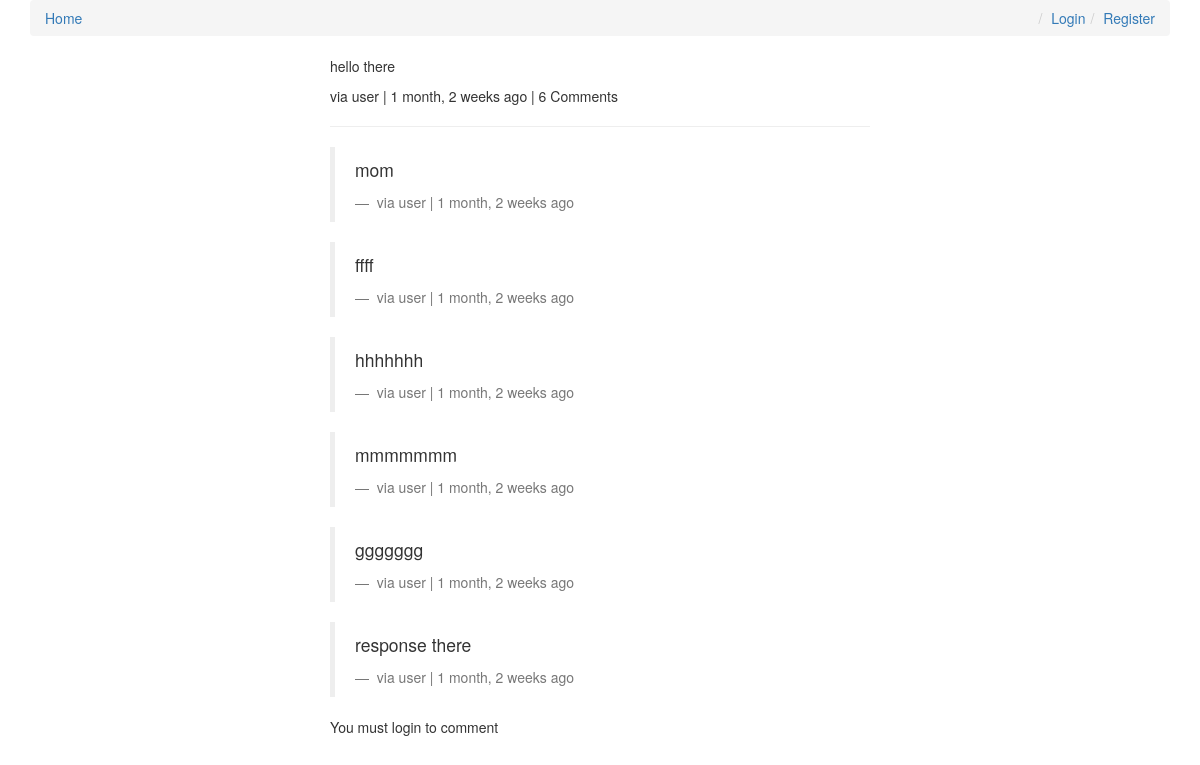
The page /comments/4/ on the database its author committed.
### comments/models.py (models this page shows, shortened)
class Comment(models.Model):
    user = models.ForeignKey(settings.AUTH_USER_MODEL, default=1)
    content_type = models.ForeignKey(ContentType, on_delete=models.CASCADE, null=True)
    object_id = models.PositiveIntegerField(null=True)
    content_object = GenericForeignKey('content_type', 'object_id')
    parent = models.ForeignKey('self', null=True, blank=True)
    content = models.TextField()
    timestamp = models.DateTimeField(auto_now_add=True)
    objects = CommentManager()
    class Meta:
        ordering = ['-timestamp']
    def children(self):
        return Comment.objects.filter(parent=self)
    @property
    def is_parent(self):
        if self.parent is not None:
            return False
        return True

### comments/views.py (the view, shortened to what this page needs)
# urls.py: url(r'^(?P<id>\d+)/$', comment_thread, name='thread'),
def comment_thread(request, id):
    try:
        obj = Comment.objects.get(id=id)
    except:
        raise Http404
    if not obj.is_parent:
        obj = obj.parent
    initial_data = {
        "content_type": obj.content_type,
        "object_id": obj.object_id
    }
    form = CommentForm(request.POST or None, initial=initial_data)
    print(form.errors)
    context = {
        "comment": obj,
        "form": form,
    }
    return render(request, "comment_thread.html", context)

### templates/comment_thread.html (shortened to what this page needs)
{% extends "base.html" %}
{% load urlify %}
{% load crispy_forms_tags %}
{% block content %}
    <div class='col-sm-6 col-sm-offset-3'>
        <p>
            {{ comment.content }}
        </p>
        <footer>
            via {{ comment.user }} | {{ comment.timestamp|timesince }} ago
            |
            {% with nb_comments=comment.children.count %}
                {{ nb_comments }} Comment{{nb_comments|pluralize}}
            {% endwith %}
        </footer>
        <hr/>
        <div>
            {% for child_comment in comment.children %}
                <blockquote>
                    <p>{{ child_comment.content }}</p>
                    <footer>
                        via {{ child_comment.user }} | {{ child_comment.timestamp|timesince }} ago
                    </footer>
                </blockquote>
            {% endfor %}
            {% if request.user.is_authenticated %}
                <form method="POST" action=".">
                    {% csrf_token %}
                    {{ form|crispy }}
                    <input type="hidden" name="parent_id" value="{{ comment.id }}" />
                    <input type="submit" value="Reply" class="btn btn-default" />
                </form>
            {% else %}
                <p>You must login to comment</p>
            {% endif %}
        </div>
    </div>
{% endblock content %}

### rows shown on the page
Comment: content "hello there", user "user", timestamp "1 month, 2 weeks"
Comment: content "mom", user "user", timestamp "1 month, 2 weeks"
Comment: content "ffff", user "user", timestamp "1 month, 2 weeks"
Comment: content "hhhhhhh", user "user", timestamp "1 month, 2 weeks"
Comment: content "mmmmmmm", user "user", timestamp "1 month, 2 weeks"
Comment: content "ggggggg", user "user", timestamp "1 month, 2 weeks"
Comment: content "response there", user "user", timestamp "1 month, 2 weeks"

### other values the page prints
{{ nb_comments }} "6"
